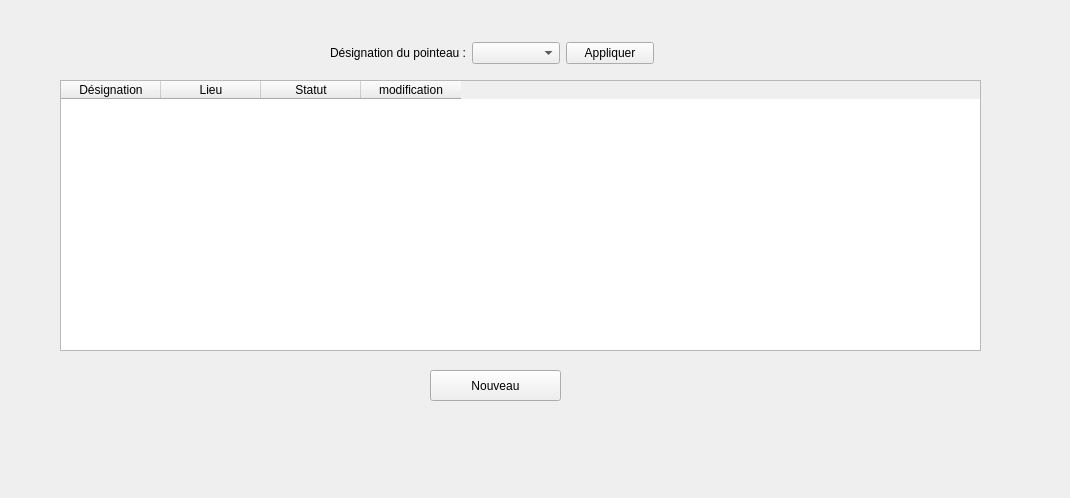
<?xml version="1.0" encoding="UTF-8"?>
<ui version="4.0">
 <class>IhmPointeaux</class>
 <widget class="QWidget" name="IhmPointeaux">
  <property name="geometry">
   <rect>
    <x>0</x>
    <y>0</y>
    <width>1070</width>
    <height>498</height>
   </rect>
  </property>
  <property name="windowTitle">
   <string>Form</string>
  </property>
  <widget class="QTableWidget" name="tableWidgetPointeaux">
   <property name="geometry">
    <rect>
     <x>60</x>
     <y>80</y>
     <width>921</width>
     <height>271</height>
    </rect>
   </property>
   <column>
    <property name="text">
     <string>Désignation</string>
    </property>
   </column>
   <column>
    <property name="text">
     <string>Lieu</string>
    </property>
   </column>
   <column>
    <property name="text">
     <string>Statut</string>
    </property>
   </column>
   <column>
    <property name="text">
     <string>modification</string>
    </property>
   </column>
  </widget>
  <widget class="QPushButton" name="pushButton_2">
   <property name="geometry">
    <rect>
     <x>430</x>
     <y>370</y>
     <width>131</width>
     <height>31</height>
    </rect>
   </property>
   <property name="text">
    <string>Nouveau</string>
   </property>
   <property name="icon">
    <iconset resource="Images.qrc">
     <normaloff>:/img/images/ajouterIcon.png</normaloff>:/img/images/ajouterIcon.png</iconset>
   </property>
  </widget>
  <widget class="QWidget" name="layoutWidget">
   <property name="geometry">
    <rect>
     <x>330</x>
     <y>40</y>
     <width>324</width>
     <height>26</height>
    </rect>
   </property>
   <layout class="QHBoxLayout" name="horizontalLayout">
    <item>
     <widget class="QLabel" name="label">
      <property name="text">
       <string>Désignation du pointeau :</string>
      </property>
     </widget>
    </item>
    <item>
     <widget class="QComboBox" name="comboBoxDesignation"/>
    </item>
    <item>
     <widget class="QPushButton" name="pushButton">
      <property name="text">
       <string>Appliquer</string>
      </property>
     </widget>
    </item>
   </layout>
  </widget>
 </widget>
 <resources>
  <include location="Images.qrc"/>
 </resources>
 <connections/>
</ui>
